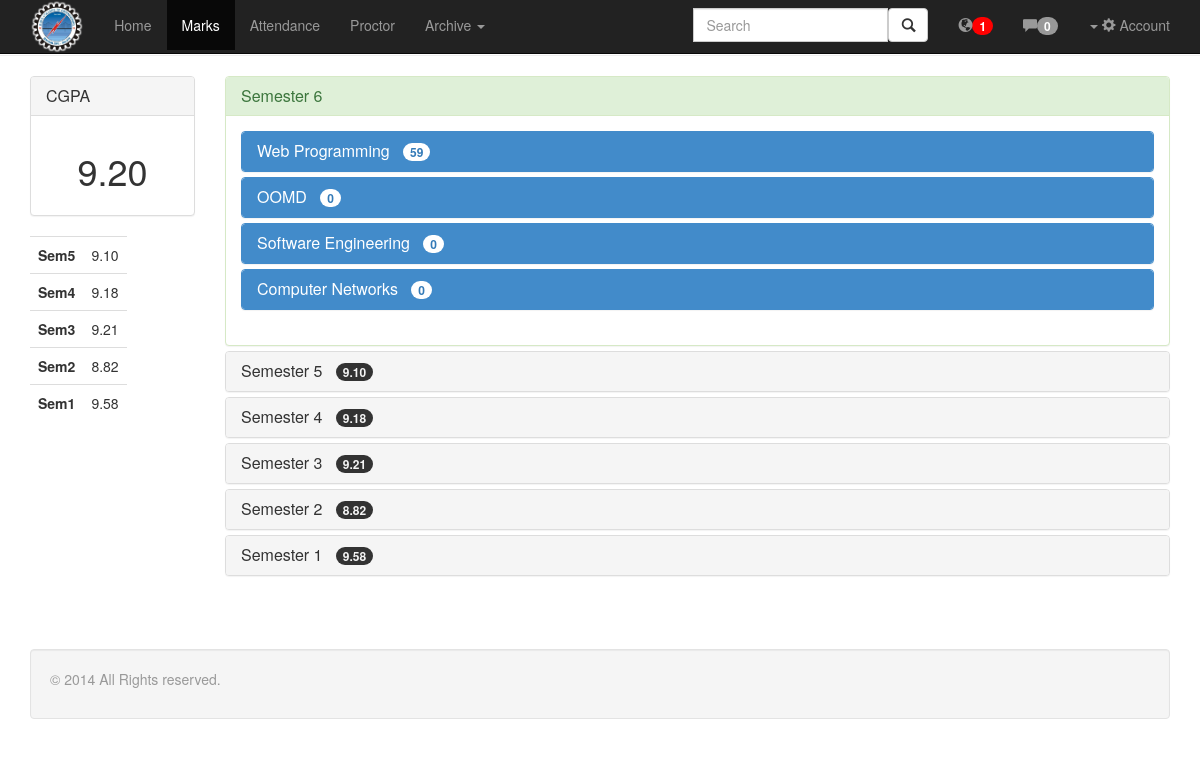
Page /student/marks.php (signed in) on the committed database.
### tables this page shows
CREATE TABLE IF NOT EXISTS `student` (
  `userId` int(5) NOT NULL,
  `usn` varchar(10) NOT NULL,
  `classId` int(5) NOT NULL,
  `proctorId` int(5) DEFAULT NULL,
  `cgpa` varchar(5) NOT NULL,
  PRIMARY KEY (`userId`),
  UNIQUE KEY `userId` (`userId`),
  KEY `proctorId` (`proctorId`),
  KEY `classId` (`classId`)
);

CREATE TABLE IF NOT EXISTS `class` (
  `classId` int(5) NOT NULL AUTO_INCREMENT,
  `sem` int(2) NOT NULL,
  `deptId` int(5) NOT NULL,
  `section` varchar(1) NOT NULL,
  PRIMARY KEY (`classId`),
  UNIQUE KEY `unq` (`sem`,`section`),
  UNIQUE KEY `sem` (`sem`,`deptId`,`section`),
  KEY `deptId` (`deptId`)
);

CREATE TABLE IF NOT EXISTS `studentsem` (
  `userId` int(11) NOT NULL,
  `sem` int(11) NOT NULL,
  `sgpa` varchar(5) NOT NULL,
  KEY `userId` (`userId`)
);

CREATE TABLE IF NOT EXISTS `subject` (
  `subjectId` int(5) NOT NULL AUTO_INCREMENT,
  `subjectName` varchar(50) NOT NULL,
  `subjectCode` varchar(10) NOT NULL,
  `sem` int(2) NOT NULL,
  `credits` int(11) NOT NULL,
  `deptId` int(5) NOT NULL,
  PRIMARY KEY (`subjectId`),
  KEY `deptId` (`deptId`)
);

### php/function.php (called while the page is built, shortened)
<?php
class User{
	public static function setupDatabase(){
		$db = new mysqli(DB_SERVER,DB_USERNAME,DB_PASSWORD,DB_DATABASE);
		return $db;
	}
	public function getUnreadNotificationNumber(){
		$db = User::setupDatabase();
		$uid= $_SESSION['id'];
		$notifications['notifications'] = array();
		if($_SESSION['type']=='student'){
			$student = $this->getTableDetailsbyId('student','userId',$uid);
			$pid = $student['proctorId'];
			$sql = "SELECT * FROM proctornotification WHERE proctorId = $pid";
			$result = $db->query($sql);
			if(mysqli_num_rows($result)>=1){
	    		while($row = $result->fetch_assoc()) {
	       			 $notifications['notifications'][] = $row;
	    		}
			}
		}
		$notifications['total'] = count($notifications['notifications']);
		return $notifications['total'];
	}
	public function getTableDetailsbyId($table,$att,$id){
		$db = User::setupDatabase();
		$sql = "SELECT * FROM $table WHERE $att = '$id'";
		$result = $db->query($sql);
		$result = $result->fetch_assoc();
		return $result;
	}
	public function doQuery($sql)
	{
		$db =User::setupDatabase();
		$result = $db ->query($sql);
		if(mysqli_num_rows($result)>1){
		$rows = array();
    		while($row = $result->fetch_assoc()) {
       			 $rows[] = $row;
    		}
		return $rows;
		}
		$result = $result ->fetch_assoc();
		return $result;
	}
	public function getSGPA($userId,$sem){
		$result = $this -> doQuery("SELECT * from studentsem where userId =$userId and sem=$sem");
		return $result['sgpa'];
	}
	public function getSubjectsBySem($sem){
		$result = $this -> doQuery("SELECT * from subject where sem =$sem");
		return $result;
	}
	public function getCIE($userId,$subjectId){
		$result = $this -> doQuery("SELECT score from marks where userId =$userId and subjectId=$subjectId ");
		$total =0;
		if(count($result)>1){
			for($i=0;$i<count($result);$i++){
				$total+=$result[$i]['score'];
			}
		}elseif(count($result)==1){
			$total = $result['score'];
		}
		return $total;
	}
}
$user = new User();
?>

### student/marks.php (the view, shortened to what this page needs)
<?php
$rp = '../';
require($rp.'php/design.php');
require($rp.'php/function.php');
$u = $user->getTableDetailsbyId('student','userId',$_SESSION['id']);
$class = $user->getTableDetailsbyId("class","classId",$u['classId']);
?><!DOCTYPE html>
<html lang="en">
  <head>
    <?php
    $design->getIncludeFiles($rp);
    ?>
  </head>
  <body style="padding-top:35px">
    <?php
     $uNotif = $user->getUnreadNotificationNumber();
      $uMsg = $user->getUnreadMsgNumber();
      $design->getStudentNavbar($rp,1,$u['usn'], $uNotif,$uMsg);
    ?>
    <hr />
    <div class="container ">
      <div class="row">
          <div class="col-md-2 col-sm-2 col-xs-12">
              <div class="panel panel-default">
               <div class="panel-heading">
                <h3 class="panel-title">CGPA</h3>
               </div>
               <div class="panel-body">
                    <h1 class="text-center"><?php echo $u['cgpa']; ?></h1>
               </div>
            </div>
            <table class="hidden-xs table">
              <?php
                for($i=$class['sem']-1;$i>0;$i--){
                    echo '<tr><th>Sem'.$i.'</th><td>'.$user->getSGPA($_SESSION['id'],$i).'</td></tr>';
                }
              ?>
            </table>
          </div>
          <div class="col-md-10 col-sm-10 col-xs-12">
                 <div class="panel-group" id="accordion">
                    <div class="panel panel-success">
                              <div class="panel-heading">
                                <h4 class="panel-title">
                                  <a data-toggle="collapse" data-parent="#accordion" href="#collapse<?php echo $class['sem']; ?>">
                                    Semester <?php echo $class['sem']; ?>
                                  </a>
                                </h4>
                              </div>
                              <div id="collapse<?php echo $class['sem']; ?>" class="panel-collapse collapse in">
                                <div class="panel-body">
                                      <div class="panel-group" id="accordion1">
                                        <?php
                                          $subjects = $user->getSubjectsBySem($class['sem']);
                                        for($i=0;$i<count($subjects);$i++){
                                          ?>
                                            <div class="panel panel-primary">
                                                    <div class="panel-heading">
                                                      <h4 class="panel-title">
                                                        <a data-toggle="collapse" data-parent="#accordion1" href="#collapse<?php echo $class['sem'].$i; ?>">
                                                         <?php echo $subjects[$i]['subjectName']; ?>&nbsp;&nbsp;&nbsp;<span class="badge"><?php echo $user->getCIE($_SESSION['id'],$subjects[$i]['subjectId']);?></span>
                                                        </a>
                                                      </h4>
                                                    </div>
                                            </div>
                                          <?php
                                              }
                                          ?>
                                      </div>
                                </div>
                              </div>
                      </div>
                  <?php
                      for($i=($class['sem']-1);$i>0;$i--){
                          $sgpa = $user->getSGPA($_SESSION['id'],$i);
                        ?>
                            <div class="panel panel-default">
                              <div class="panel-heading">
                                <h4 class="panel-title">
                                  <a data-toggle="collapse" data-parent="#accordion" href="#collapse<?php echo $i; ?>">
                                    Semester <?php echo $i;
                                    ?>
                                  </a>
                                  &nbsp;&nbsp;<span class="badge"><?php echo $sgpa;?></span>
                                </h4>
                              </div>
                          </div>
                        <?php
                      }
                  ?>
              </div>
            </div>
    </div>
  </div>
    <div class="container-fluid" style="margin-top:40pt;" >
      <div class="container" >
        <div class="well">
        <p class="text-muted">&copy; 2014 All Rights reserved.</p>
        </div>
      </div>
    </div>
  </body>
</html>

### php/design.php (shortened to what this page needs)
<?php
class Design{
	public function getIncludeFiles($rp){
		echo '<meta charset="utf-8">
    <meta http-equiv="X-UA-Compatible" content="IE=edge">
    <meta name="viewport" content="width=device-width, initial-scale=1">
    <link href="'.$rp.'css/bootstrap.min.css" rel="stylesheet">
    <link href="'.$rp.'css/docs.min.css" rel="stylesheet">
    <link href="'.$rp.'/grid.css" rel="stylesheet">
    <link href="'.$rp.'css/bootstrap.css" rel="stylesheet">
    <link href="'.$rp.'css/pace.css" rel="stylesheet">
    <link href="'.$rp.'css/mycss.css" rel="stylesheet">
    <style id="holderjs-style" type="text/css"></style>
    <script type="text/javascript" src="'.$rp.'js/pace.js" ></script>
    <!--[if lt IE 9]>
      <script src="https://oss.maxcdn.com/libs/html5shiv/3.7.0/html5shiv.js"></script>
      <script src="https://oss.maxcdn.com/libs/respond.js/1.4.2/respond.min.js"></script>
    <![endif]-->
    <script src="//netdna.bootstrapcdn.com/bootstrap/3.1.1/js/bootstrap.min.js"></script>
    ' ;
	}
	public function getStudentNavbar($rp,$active,$usn,$uNotif,$uMsg){
    echo '
    <div class="navbar navbar-inverse navbar-fixed-top" role="navigation">
      <div class="container">
        <div class="navbar-header">
          <button type="button" class="navbar-toggle" data-toggle="collapse" data-target=".navbar-collapse">
            <span class="sr-only">Toggle navigation</span>
            <span class="icon-bar"></span>
            <span class="icon-bar"></span>
            <span class="icon-bar"></span>
          </button>
         <a href="'.$rp.'student"><img style="wigth:40pt; height:40pt; float:left"; atl="bmslogo" src="'.$rp.'/img/bms-logo.png"></a>
          <a class="navbar-brand" href="'.$rp.'student">'.$usn.'</a>
        </div>
        <div class="navbar-collapse collapse">
          <ul class="nav navbar-nav">
             <li '; if($active==0) echo 'class="active"'; echo '><a class="link" href="'.$rp.'student">Home</a></li>
             <li '; if($active==1) echo 'class="active"'; echo '><a class="link" href="'.$rp.'student/marks.php">Marks</a></li>
             <li '; if($active==2) echo 'class="active"'; echo '><a class="link" href="'.$rp.'student/attendance.php">Attendance</a></li>
             <li '; if($active==3) echo 'class="active"'; echo '><a class="link" href="'.$rp.'student/proctor.php">Proctor</a></li>
            <li class="'; if($active==4) echo 'active';  echo ' dropdown" >
              <a href="#" class="dropdown-toggle" data-toggle="dropdown">Archive <b class="caret"></b></a>
              <ul class="dropdown-menu">
                <li><a class="link" href="notes.php">Notes</a></li>
                <li><a class="link" href="#">Question Papers</a></li>
                <li><a class="link" href="syllabus.php">Syllabus Copy</a></li>
                <li class="divider"></li>
                <li class="dropdown-header">Nav header</li>
                <li><a href="#">Separated link</a></li>
                <li><a href="#">One more separated link</a></li>
              </ul>
            </li>
          </ul>
          <ul class="nav navbar-nav navbar-right">
           <li class="dropdown">
                       <form action="'.$rp.'search.php" method="get" class="navbar-form navbar-left" role="search">
                            <div class="input-group" style="display:inline-flex;">
                              <div class="form-group">
                              <input type="text" id="search-input" class="form-control" placeholder="Search">
                              </div>
                              <a href="#" class="search-drop" data-toggle="dropdown"><button class="btn btn-default" type="submit"><i class="glyphicon glyphicon-search"></i></button></a>
                            </div>
                        </form>
                  <ul id="search-result" class="dropdown-menu">
                      <li><img src="'.$rp.'img/spinner.gif"></li>
                  </ul>
              </li>
            <li class="hidden-xs"><a class="link" href="'.$rp.'notification.php"><span class="glyphicon glyphicon-globe"></span><span class="badge ';if($uNotif>0) echo 'red'; echo'">'.$uNotif.'</span></a></li>
            <li class="hidden-xs"><a class="link" href="'.$rp.'message.php"><span class="glyphicon glyphicon-comment"></span><span class="badge ';if($uMsg>0) echo 'red'; echo '">'.$uMsg.'</span></a></li>
            <li class="visible-xs"><a class="link" href="'.$rp.'notification.php">Notifications<span class="glyphicon glyphicon-globe pull-right"></span><span class="badge pull-right ';if($uNotif>0) echo 'red'; echo'">'.$uNotif.'</span></a></li>
            <li class="visible-xs"><a class="link" href="'.$rp.'message.php">Messages<span class="glyphicon glyphicon-comment pull-right"></span><span class="badge pull-right ';if($uMsg>0) echo 'red'; echo '">'.$uMsg.'</span></a></li>
            <li class="dropdown"><a href="#" class="dropdown-toggle" data-toggle="dropdown"><b class="caret"></b>&nbsp;<span class="glyphicon glyphicon-cog"></span>&nbsp;Account</a>
              <ul class="dropdown-menu">
                <li ><a class="link" href="'.$rp.'logout.php">&nbsp;Logout</a></li>
                <li class="divider"></li>
                <li><a class="link" href="#">Edit Profile</a></li>
                <li><a class="link" href="#">Settings</a></li>
                <li><a class="link" href="#">Privacy</a></li>
                <li class="divider"></li>
                <li><a class="link" href="#">Help</a></li>
                <li><a class="link" href="#">Report a Problem</a></li>
              </ul>
            </li>
          </ul>
        </div>
      </div>
    </div>';
	}
}
?>

### css/mycss.css (style rules this page uses)
.red { background-color: red; }

### rows in the picture
student: cgpa "9.20"
class: sem.sgpa "9.10", sem "6"
studentsem: sgpa "9.18"
studentsem: sgpa "9.21"
studentsem: sgpa "8.82"
studentsem: sgpa "9.58"
subject: subjectName "Web Programming"
subject: subjectName "OOMD"
subject: subjectName "Software Engineering"
subject: subjectName "Computer Networks"

### other values in the picture
$uNotif "1"
$uMsg "0"
$user->getCIE($_SESSION['id'],$subjects[$i]['subjectId']) "59"
$user->getCIE($_SESSION['id'],$subjects[$i]['subjectId']) "0"
